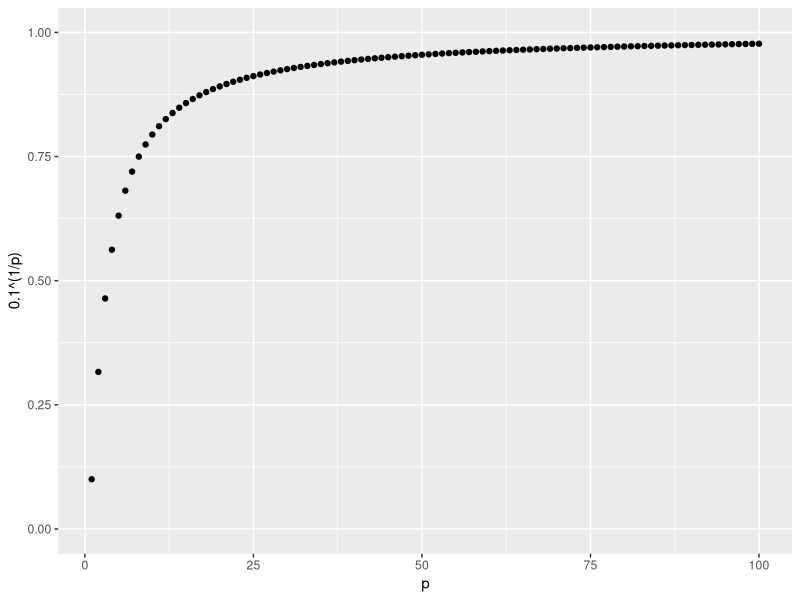
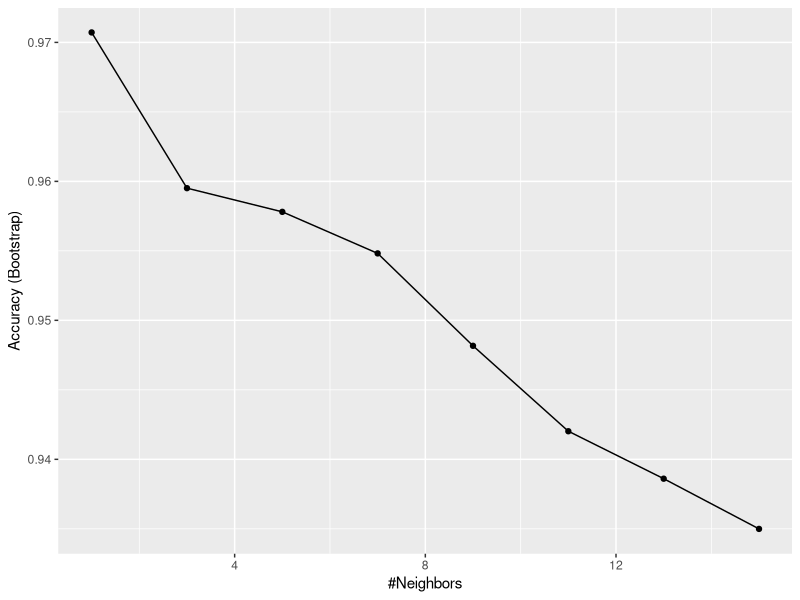
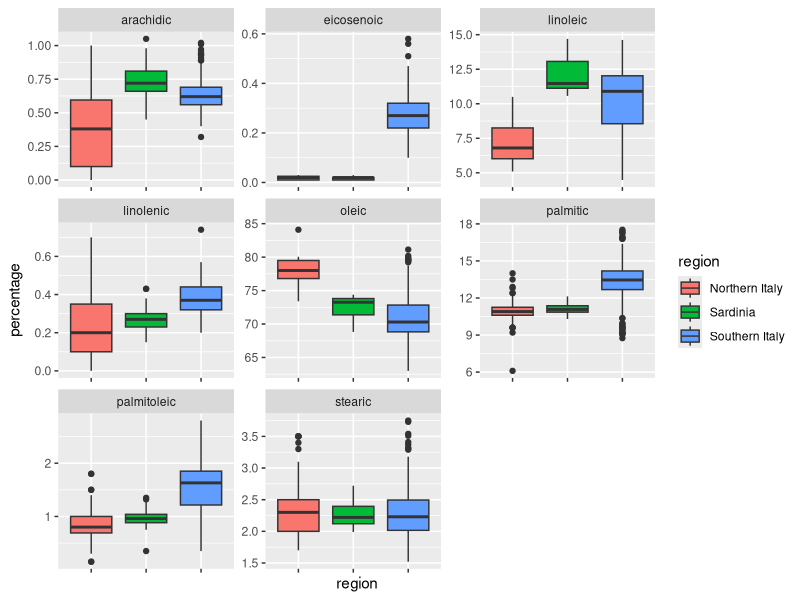
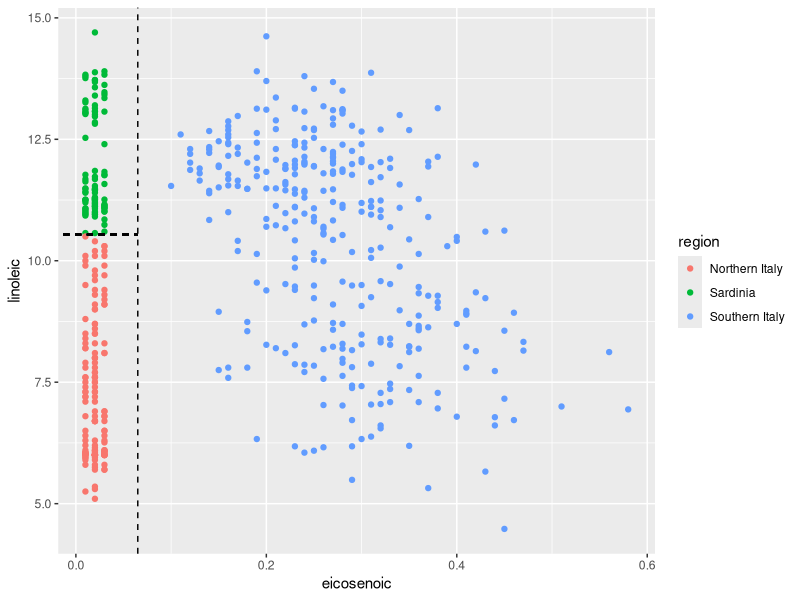
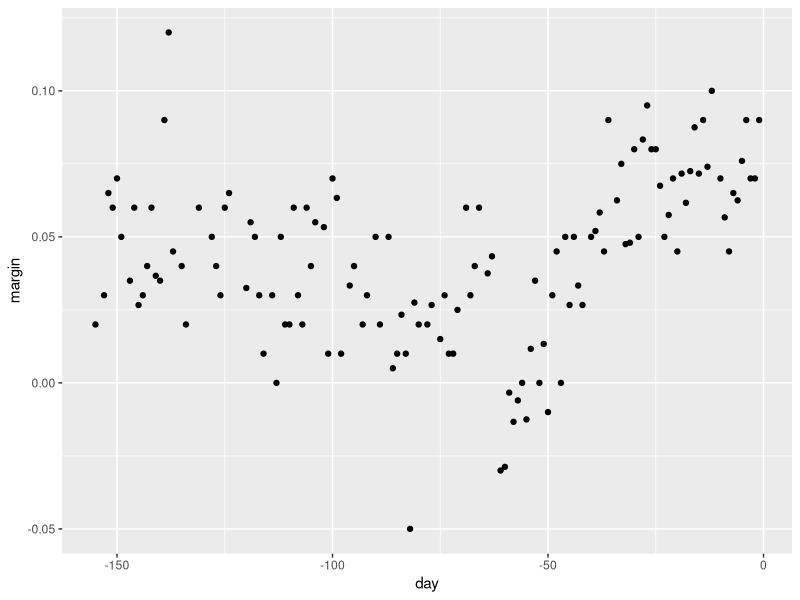
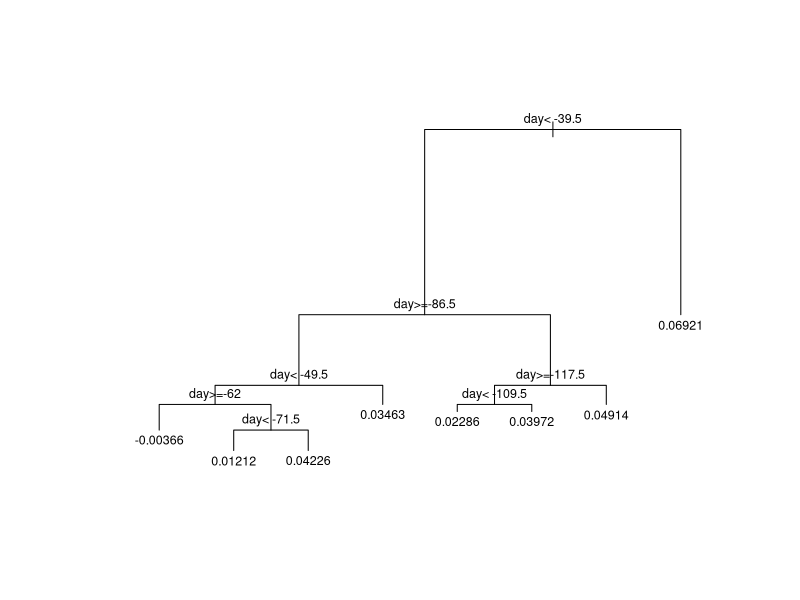
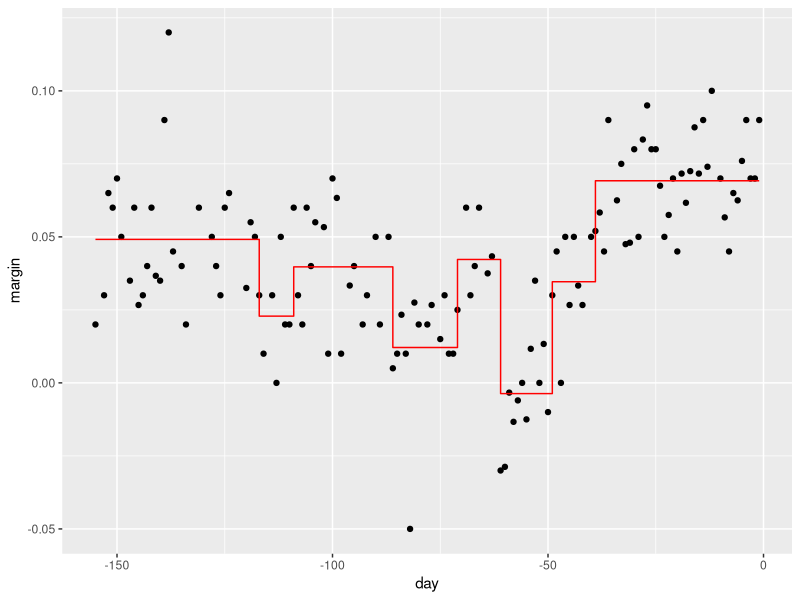
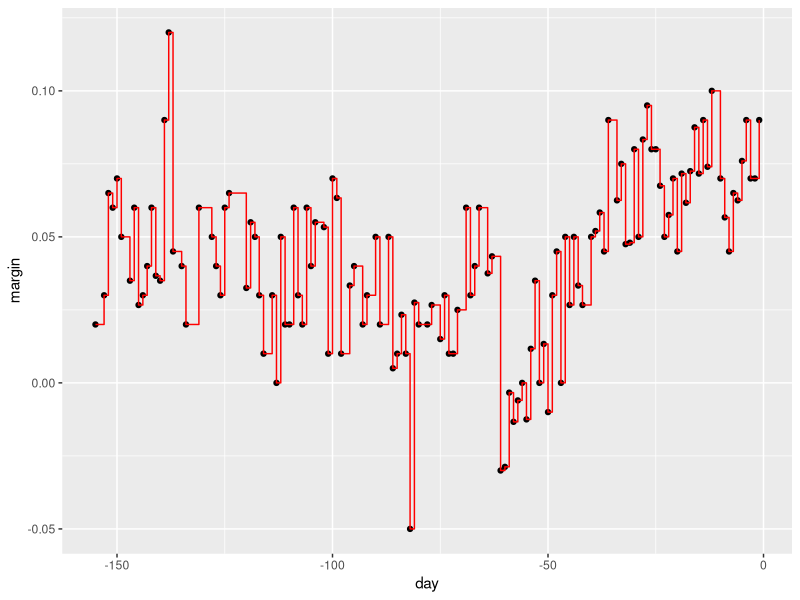

Recreate these plots in R, in order. (Note: this script raises an error after producing the figures.)
library(tidyverse)
p <- 1:100
qplot(p, .1^(1/p), ylim = c(0,1))

# Load data
library(tidyverse)
library(dslabs)
data("olive")
olive %>% as_tibble()
table(olive$region)
olive <- select(olive, -area)

# Predict region using KNN
library(caret)
fit <- train(region ~ .,  method = "knn", 
             tuneGrid = data.frame(k = seq(1, 15, 2)), 
             data = olive)
ggplot(fit)

# Plot distribution of each predictor stratified by region
olive %>% gather(fatty_acid, percentage, -region) %>%
  ggplot(aes(region, percentage, fill = region)) +
  geom_boxplot() +
  facet_wrap(~fatty_acid, scales = "free") +
  theme(axis.text.x = element_blank())

# plot values for eicosenoic and linoleic
p <- olive %>% 
  ggplot(aes(eicosenoic, linoleic, color = region)) + 
  geom_point()
p + geom_vline(xintercept = 0.065, lty = 2) + 
  geom_segment(x = -0.2, y = 10.54, xend = 0.065, yend = 10.54, color = "black", lty = 2)
 
# load data for regression tree
data("polls_2008")
qplot(day, margin, data = polls_2008)

polls_2008 %>%head()

library(rpart)
fit <- rpart(margin ~ ., data = polls_2008)

# visualize the splits 
plot(fit, margin = 0.1)
text(fit, cex = 0.75)
polls_2008 %>% 
  mutate(y_hat = predict(fit)) %>% 
  ggplot() +
  geom_point(aes(day, margin)) +
  geom_step(aes(day, y_hat), col="red")

# change parameters
fit <- rpart(margin ~ ., data = polls_2008, control = rpart.control(cp = 0, minsplit = 2))
polls_2008 %>% 
  mutate(y_hat = predict(fit)) %>% 
  ggplot() +
  geom_point(aes(day, margin)) +
  geom_step(aes(day, y_hat), col="red")

# use cross validation to choose cp
library(caret)
train_rpart <- train(margin ~ .,method = "rpart",tuneGrid = data.frame(cp = seq(0, 0.05, len = 25)),data = polls_2008)
ggplot(train_rpart)

# access the final model and plot it
plot(train_rpart$finalModel, margin = 0.1)
text(train_rpart$finalModel, cex = 0.75)
polls_2008 %>% 
  mutate(y_hat = predict(train_rpart)) %>% 
  ggplot() +
  geom_point(aes(day, margin)) +
  geom_step(aes(day, y_hat), col="red")

# prune the tree 
pruned_fit <- prune(fit, cp = 0.01)

# fit a classification tree and plot it
train_rpart <- train(y ~ .,
                     method = "rpart",
                     tuneGrid = data.frame(cp = seq(0.0, 0.1, len = 25)),
                     data = mnist_27$train)
plot(train_rpart)

# compute accuracy
confusionMatrix(predict(train_rpart, mnist_27$test), mnist_27$test$y)$overall["Accuracy"]

library(randomForest)
fit <- randomForest(margin~., data = polls_2008) 
plot(fit)

polls_2008 %>%
  mutate(y_hat = predict(fit, newdata = polls_2008)) %>% 
  ggplot() +
  geom_point(aes(day, margin)) +
  geom_line(aes(day, y_hat), col="red")

library(randomForest)
train_rf <- randomForest(y ~ ., data=mnist_27$train)
confusionMatrix(predict(train_rf, mnist_27$test), mnist_27$test$y)$overall["Accuracy"]
plot(train_rf)
# use cross validation to choose parameter
library(caret)
train_rf_2 <- train(y ~ .,
                    method = "Rborist",
                    tuneGrid = data.frame(predFixed = 2, minNode = c(3, 50)),
                    data = mnist_27$train)
confusionMatrix(predict(train_rf_2, mnist_27$test), mnist_27$test$y)$overall["Accuracy"]
